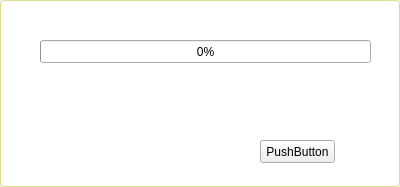
<?xml version="1.0" encoding="UTF-8"?>
<ui version="4.0">
 <class>ProgressDialog</class>
 <widget class="QWidget" name="ProgressDialog">
  <property name="geometry">
   <rect>
    <x>0</x>
    <y>0</y>
    <width>400</width>
    <height>187</height>
   </rect>
  </property>
  <property name="windowTitle">
   <string>Form</string>
  </property>
  <property name="styleSheet">
   <string notr="true">QWidget#widget_border{
    background-color:#FFFFFF;
    border-radius: 4px;
	font-family:微软雅黑;
	border:1px solid #DADADA80
}
QLabel#label_infor
{
     font: bold 15px &quot;微软雅黑&quot;;
     color: red;
}</string>
  </property>
  <layout class="QVBoxLayout" name="verticalLayout">
   <property name="spacing">
    <number>0</number>
   </property>
   <property name="leftMargin">
    <number>0</number>
   </property>
   <property name="topMargin">
    <number>0</number>
   </property>
   <property name="rightMargin">
    <number>0</number>
   </property>
   <property name="bottomMargin">
    <number>0</number>
   </property>
   <item>
    <widget class="QWidget" name="widget_border" native="true">
     <widget class="QProgressBar" name="progressBar">
      <property name="geometry">
       <rect>
        <x>40</x>
        <y>40</y>
        <width>331</width>
        <height>23</height>
       </rect>
      </property>
      <property name="value">
       <number>0</number>
      </property>
     </widget>
     <widget class="QPushButton" name="pushButtonOK">
      <property name="geometry">
       <rect>
        <x>260</x>
        <y>140</y>
        <width>75</width>
        <height>23</height>
       </rect>
      </property>
      <property name="text">
       <string>PushButton</string>
      </property>
     </widget>
     <widget class="QLabel" name="label_infor">
      <property name="geometry">
       <rect>
        <x>10</x>
        <y>70</y>
        <width>371</width>
        <height>51</height>
       </rect>
      </property>
      <property name="text">
       <string/>
      </property>
     </widget>
    </widget>
   </item>
  </layout>
 </widget>
 <resources/>
 <connections/>
</ui>
